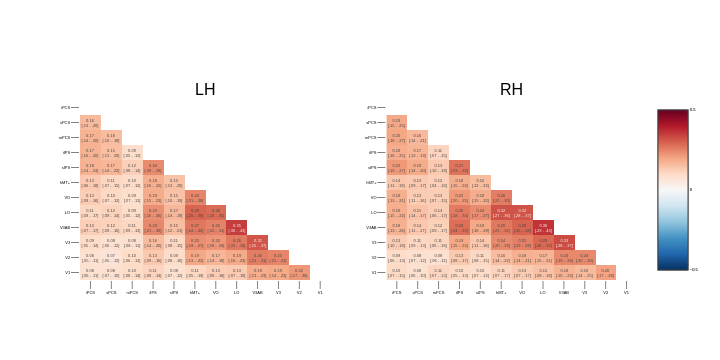
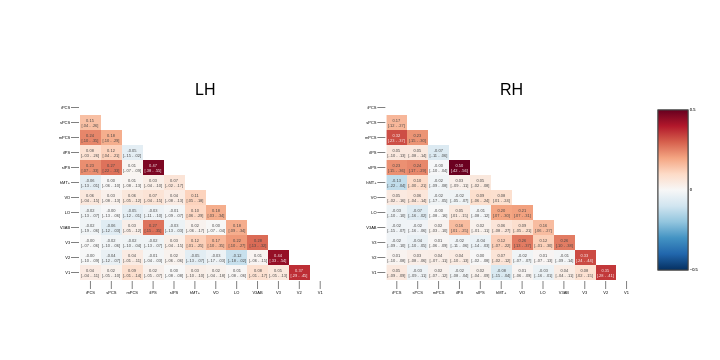

The notebook cell saved with these charts, in order:
### Code cell
for corr_type in corr_types:
    if corr_type == 'full_corr':
        corr_type2 = 'full-corr'
        suffix = '_legacy'
    elif corr_type == 'partial_corr':
        corr_type2 = 'partial-corr'
        suffix = '_ledoit-wolf'
    cor_dir = '{}/{}/derivatives/pp_data/{}/{}/rest/{}/tables'.format(main_dir, project_dir, subject, format_, corr_type)
    cor_r_lh_fn = '{}/seed-task_by_macror-task_{}_r_report_ipsi_all-macro_lh{}.tsv'.format(cor_dir, corr_type2, suffix)
    cor_r_rh_fn = '{}/seed-task_by_macror-task_{}_r_report_ipsi_all-macro_rh{}.tsv'.format(cor_dir, corr_type2, suffix)
    cor_r_lh_df = pd.read_table(cor_r_lh_fn, sep="\t")
    cor_r_rh_df = pd.read_table(cor_r_rh_fn, sep="\t")
    fig = prf_contra_corr_heatmap_plot(cor_r_lh_df=cor_r_lh_df, cor_r_rh_df=cor_r_rh_df,
                                       figure_info=analysis_info, corr_type=corr_type)
    fig_dir = '/Users/uriel/Library/CloudStorage/Dropbox/retinomaps/figures/material/resting_state/heatmaps'
    os.makedirs(fig_dir, exist_ok=True)
    fig_fn = "{}/{}_heatmap.svg".format(fig_dir, corr_type)
    # fig.write_image(fig_fn)
    fig.write_image(fig_fn, format='svg')
    fig.show()

### Figure 1 — Plotly figure (JSON) as saved in the notebook; plotly's stock layout.template omitted (floating-point values rounded to 4 significant figures; data arrays with more than 128 entries replaced by an {"elided": "..."} marker saying what was removed)
{"data": [{"colorscale": [[0, "rgb(5,48,97)"], [0.1, "rgb(33,102,172)"], [0.2, "rgb(67,147,195)"], [0.3, "rgb(146,197,222)"], [0.4, "rgb(209,229,240)"], [0.5, "rgb(247,247,247)"], [0.6, "rgb(253,219,199)"], [0.7, "rgb(244,165,130)"], [0.8, "rgb(214,96,77)"], [0.9, "rgb(178,24,43)"], [1, "rgb(103,0,31)"]], "text": {"elided": "12x12 str values"}, "textfont": {"family": "Arial", "size": 4}, "texttemplate": "%{text}", "type": "heatmap", "x": ["iPCS", "sPCS", "mPCS", "iIPS", "sIPS", "hMT+", "VO", "LO", "V3AB", "V3", "V2", "V1"], "xaxis": "x", "y": ["iPCS", "sPCS", "mPCS", "iIPS", "sIPS", "hMT+", "VO", "LO", "V3AB", "V3", "V2", "V1"], "yaxis": "y", "z": {"elided": "12x12 float values"}, "zmax": 0.5, "zmin": -0.5}, {"colorscale": [[0, "rgb(5,48,97)"], [0.1, "rgb(33,102,172)"], [0.2, "rgb(67,147,195)"], [0.3, "rgb(146,197,222)"], [0.4, "rgb(209,229,240)"], [0.5, "rgb(247,247,247)"], [0.6, "rgb(253,219,199)"], [0.7, "rgb(244,165,130)"], [0.8, "rgb(214,96,77)"], [0.9, "rgb(178,24,43)"], [1, "rgb(103,0,31)"]], "text": {"elided": "12x12 str values"}, "textfont": {"family": "Arial", "size": 4}, "texttemplate": "%{text}", "type": "heatmap", "x": ["iPCS", "sPCS", "mPCS", "iIPS", "sIPS", "hMT+", "VO", "LO", "V3AB", "V3", "V2", "V1"], "xaxis": "x2", "y": ["iPCS", "sPCS", "mPCS", "iIPS", "sIPS", "hMT+", "VO", "LO", "V3AB", "V3", "V2", "V1"], "yaxis": "y2", "z": {"elided": "12x12 float values"}, "zmax": 0.5, "zmin": -0.5}], "layout": {"annotations": [{"font": {"size": 16}, "showarrow": false, "text": "LH", "x": 0.225, "xanchor": "center", "xref": "paper", "y": 1, "yanchor": "bottom", "yref": "paper"}, {"font": {"size": 16}, "showarrow": false, "text": "RH", "x": 0.775, "xanchor": "center", "xref": "paper", "y": 1, "yanchor": "bottom", "yref": "paper"}], "coloraxis": {"cmax": 0.5, "cmin": -0.5, "colorscale": [[0, "rgb(158,1,66)"], [0.1, "rgb(213,62,79)"], [0.2, "rgb(244,109,67)"], [0.3, "rgb(253,174,97)"], [0.4, "rgb(254,224,139)"], [0.5, "rgb(255,255,191)"], [0.6, "rgb(230,245,152)"], [0.7, "rgb(171,221,164)"], [0.8, "rgb(102,194,165)"], [0.9, "rgb(50,136,189)"], [1, "rgb(94,79,162)"]]}, "height": 360, "width": 720, "xaxis": {"anchor": "y", "categoryarray": ["iPCS", "sPCS", "mPCS", "iIPS", "sIPS", "hMT+", "VO", "LO", "V3AB", "V3", "V2", "V1"], "domain": [0, 0.45], "showline": false, "showticklabels": true, "side": "bottom"}, "xaxis2": {"anchor": "y2", "categoryarray": ["iPCS", "sPCS", "mPCS", "iIPS", "sIPS", "hMT+", "VO", "LO", "V3AB", "V3", "V2", "V1"], "domain": [0.55, 1], "showline": false, "showticklabels": true, "side": "bottom"}, "yaxis": {"anchor": "x", "autorange": "reversed", "categoryarray": ["iPCS", "sPCS", "mPCS", "iIPS", "sIPS", "hMT+", "VO", "LO", "V3AB", "V3", "V2", "V1"], "domain": [0, 1], "showline": false, "showticklabels": true}, "yaxis2": {"anchor": "x2", "autorange": "reversed", "categoryarray": ["iPCS", "sPCS", "mPCS", "iIPS", "sIPS", "hMT+", "VO", "LO", "V3AB", "V3", "V2", "V1"], "domain": [0, 1], "showline": false, "showticklabels": true}}}

### Figure 2 — Plotly figure (JSON) as saved in the notebook; plotly's stock layout.template omitted (floating-point values rounded to 4 significant figures; data arrays with more than 128 entries replaced by an {"elided": "..."} marker saying what was removed)
{"data": [{"colorscale": [[0, "rgb(5,48,97)"], [0.1, "rgb(33,102,172)"], [0.2, "rgb(67,147,195)"], [0.3, "rgb(146,197,222)"], [0.4, "rgb(209,229,240)"], [0.5, "rgb(247,247,247)"], [0.6, "rgb(253,219,199)"], [0.7, "rgb(244,165,130)"], [0.8, "rgb(214,96,77)"], [0.9, "rgb(178,24,43)"], [1, "rgb(103,0,31)"]], "text": {"elided": "12x12 str values"}, "textfont": {"family": "Arial", "size": 4}, "texttemplate": "%{text}", "type": "heatmap", "x": ["iPCS", "sPCS", "mPCS", "iIPS", "sIPS", "hMT+", "VO", "LO", "V3AB", "V3", "V2", "V1"], "xaxis": "x", "y": ["iPCS", "sPCS", "mPCS", "iIPS", "sIPS", "hMT+", "VO", "LO", "V3AB", "V3", "V2", "V1"], "yaxis": "y", "z": {"elided": "12x12 float values"}, "zmax": 0.5, "zmin": -0.5}, {"colorscale": [[0, "rgb(5,48,97)"], [0.1, "rgb(33,102,172)"], [0.2, "rgb(67,147,195)"], [0.3, "rgb(146,197,222)"], [0.4, "rgb(209,229,240)"], [0.5, "rgb(247,247,247)"], [0.6, "rgb(253,219,199)"], [0.7, "rgb(244,165,130)"], [0.8, "rgb(214,96,77)"], [0.9, "rgb(178,24,43)"], [1, "rgb(103,0,31)"]], "text": {"elided": "12x12 str values"}, "textfont": {"family": "Arial", "size": 4}, "texttemplate": "%{text}", "type": "heatmap", "x": ["iPCS", "sPCS", "mPCS", "iIPS", "sIPS", "hMT+", "VO", "LO", "V3AB", "V3", "V2", "V1"], "xaxis": "x2", "y": ["iPCS", "sPCS", "mPCS", "iIPS", "sIPS", "hMT+", "VO", "LO", "V3AB", "V3", "V2", "V1"], "yaxis": "y2", "z": {"elided": "12x12 float values"}, "zmax": 0.5, "zmin": -0.5}], "layout": {"annotations": [{"font": {"size": 16}, "showarrow": false, "text": "LH", "x": 0.225, "xanchor": "center", "xref": "paper", "y": 1, "yanchor": "bottom", "yref": "paper"}, {"font": {"size": 16}, "showarrow": false, "text": "RH", "x": 0.775, "xanchor": "center", "xref": "paper", "y": 1, "yanchor": "bottom", "yref": "paper"}], "coloraxis": {"cmax": 0.5, "cmin": -0.5, "colorscale": [[0, "rgb(158,1,66)"], [0.1, "rgb(213,62,79)"], [0.2, "rgb(244,109,67)"], [0.3, "rgb(253,174,97)"], [0.4, "rgb(254,224,139)"], [0.5, "rgb(255,255,191)"], [0.6, "rgb(230,245,152)"], [0.7, "rgb(171,221,164)"], [0.8, "rgb(102,194,165)"], [0.9, "rgb(50,136,189)"], [1, "rgb(94,79,162)"]]}, "height": 360, "width": 720, "xaxis": {"anchor": "y", "categoryarray": ["iPCS", "sPCS", "mPCS", "iIPS", "sIPS", "hMT+", "VO", "LO", "V3AB", "V3", "V2", "V1"], "domain": [0, 0.45], "showline": false, "showticklabels": true, "side": "bottom"}, "xaxis2": {"anchor": "y2", "categoryarray": ["iPCS", "sPCS", "mPCS", "iIPS", "sIPS", "hMT+", "VO", "LO", "V3AB", "V3", "V2", "V1"], "domain": [0.55, 1], "showline": false, "showticklabels": true, "side": "bottom"}, "yaxis": {"anchor": "x", "autorange": "reversed", "categoryarray": ["iPCS", "sPCS", "mPCS", "iIPS", "sIPS", "hMT+", "VO", "LO", "V3AB", "V3", "V2", "V1"], "domain": [0, 1], "showline": false, "showticklabels": true}, "yaxis2": {"anchor": "x2", "autorange": "reversed", "categoryarray": ["iPCS", "sPCS", "mPCS", "iIPS", "sIPS", "hMT+", "VO", "LO", "V3AB", "V3", "V2", "V1"], "domain": [0, 1], "showline": false, "showticklabels": true}}}
